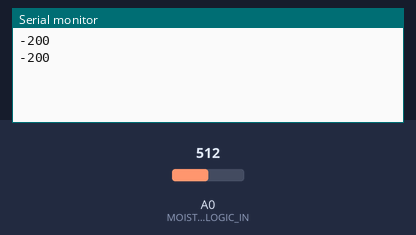
The sketch below on a simulated Arduino Uno, built with avr-gcc and run on an emulated ATmega328P. Parts: the last lines printed to the serial monitor. The test bench sets the inputs (shaded band); at power-on: A0 (MOISTURE_ANALOGIC_IN) = 512.

Above: at 1.8 s.
1.9 s: A0 (MOISTURE_ANALOGIC_IN) set to 716
At 2.8 s:
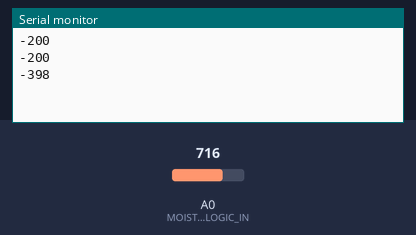
3.4 s: A0 (MOISTURE_ANALOGIC_IN) set to 900
At 4.8 s:
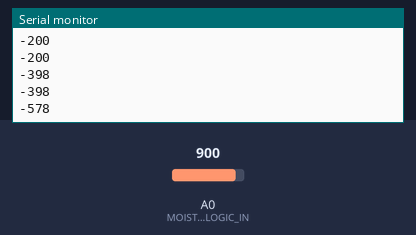
Timing chart, 0 to 6.4 s (numbered marks = the images above; inputs shaded):
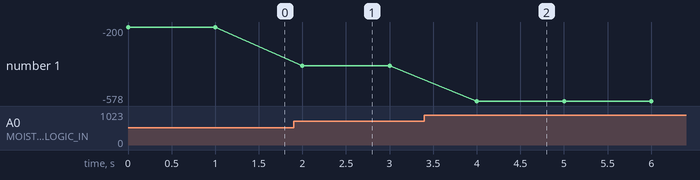

Measured:
- after the input at 1.9 s, the serial monitor: prints a new line after 0.10 s (image 1)
- after the input at 3.4 s, the serial monitor: prints a new line after 0.60 s (image 2)
- plotted number 1: -200 → -398 after the input at 1.9 s, -398 → -578 after the input at 3.4 s

The sketch:

capacitive.ino
```cpp
const int MOISTURE_ANALOGIC_IN = A0; // Arduino's analogic pin
const int BOARD_RESOLUTION = 1024; // The analogic board resolution, for example Arduino Uno is 10 bit (from 0 to 1023)
const float OPERATIONAL_VOLTAGE = 5.0; // The default Arduino voltage
const float MAX_SENSOR_VOLTAGE = 3.0; // The maximum voltage that the sensor can output
const float SENSOR_READ_RATIO = OPERATIONAL_VOLTAGE / MAX_SENSOR_VOLTAGE; // The ratio betwent the two voltages

const int dry = 511;
const int wet = 340;

void setup() {
  Serial.begin(9600);
  // Serial.begin(115200); // NODEMCU
}

void loop() {
  int moistureAnalogicVal = analogRead(MOISTURE_ANALOGIC_IN) * SENSOR_READ_RATIO; // Read the analogic data and convert it to [0, 1023] range
  int percentageHumididy = map(moistureAnalogicVal, wet, dry, 100, 0);

  if(percentageHumididy > 100) {
    percentageHumididy = 100;
  }

  Serial.println(percentageHumididy);
  delay(1000);
}
```
